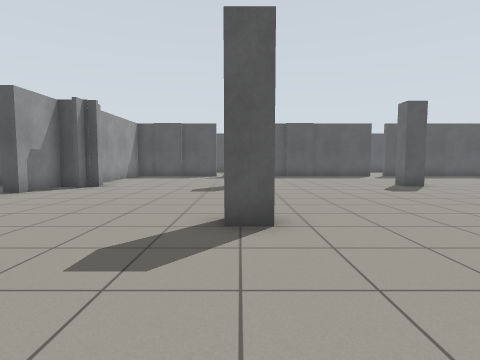
view 1 (above)

24 first-person views from a walk through a Gazebo world. The camera is 0.94 m above the floor, tilts 4° down and sees 80° across. The floor is counted in squares, 1 m on a side. Each view is taken from the middle of a square. On the plan, view 1 faces up. The plan holds only what a view shows up to about 11 squares ahead; the rest is blank.

view 2
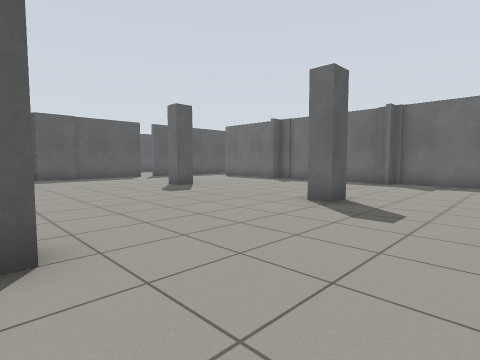

view 3
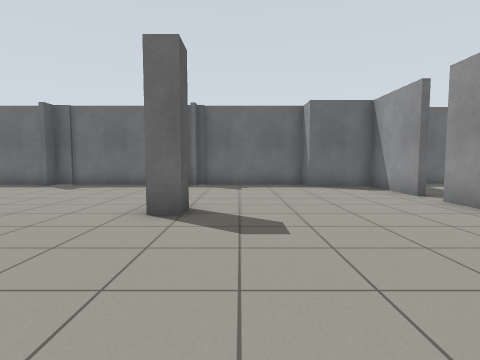

view 4
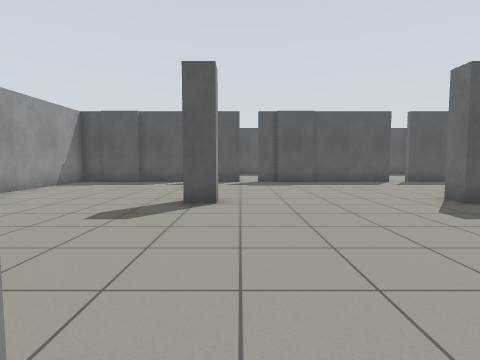

view 5
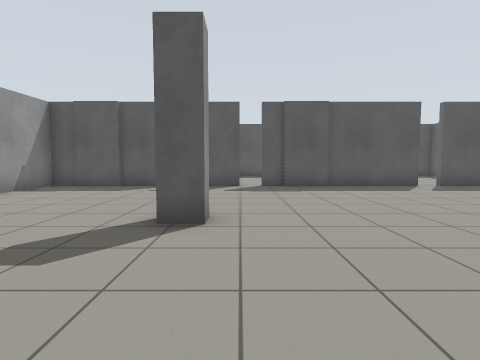

view 6
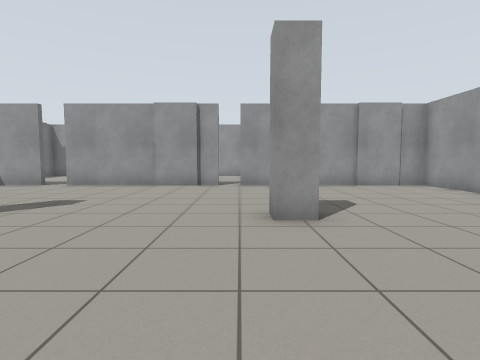

view 7
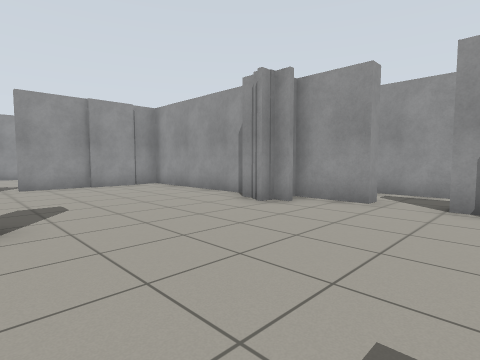

view 8
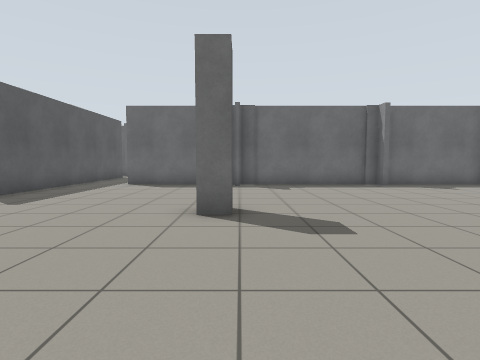

view 9
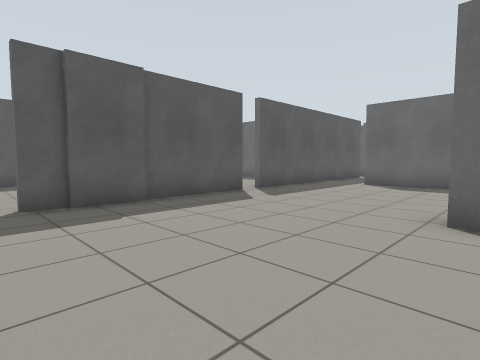

view 10
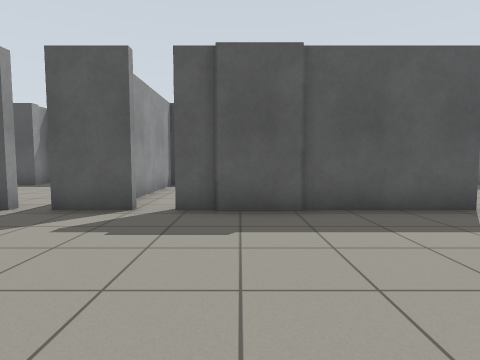

view 11
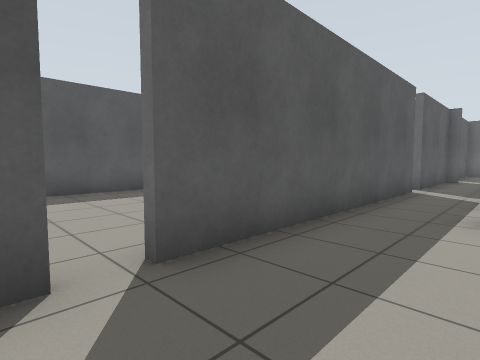

view 12
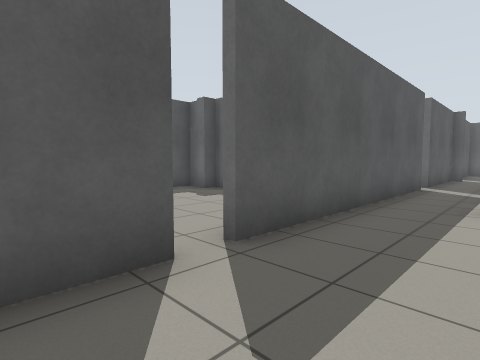

view 13
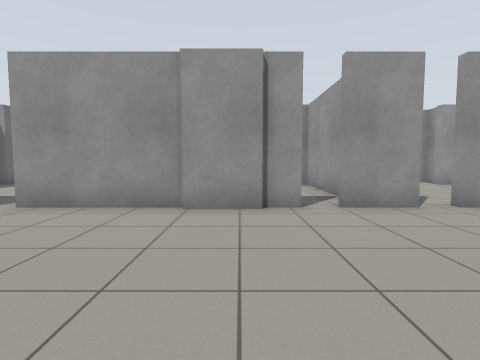

view 14
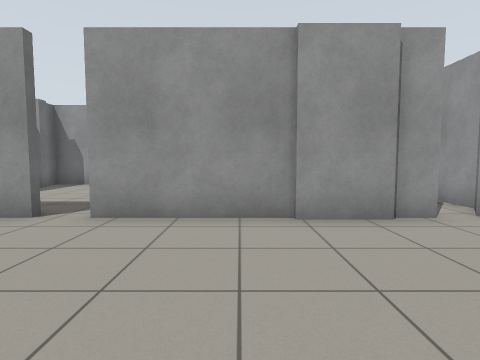

view 15
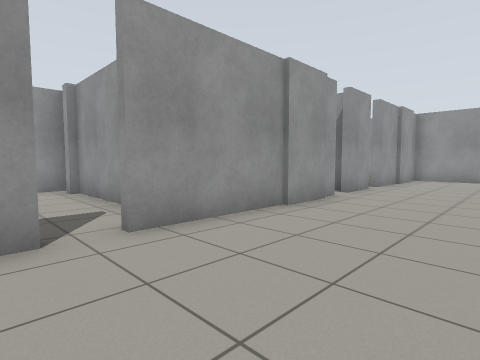

view 16
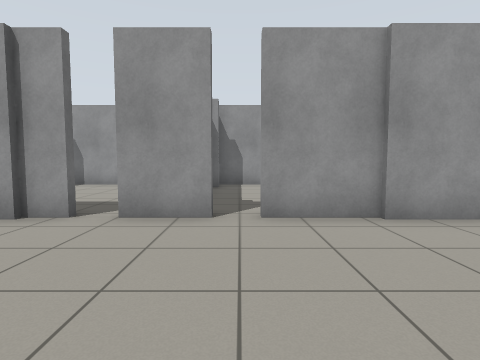

view 17
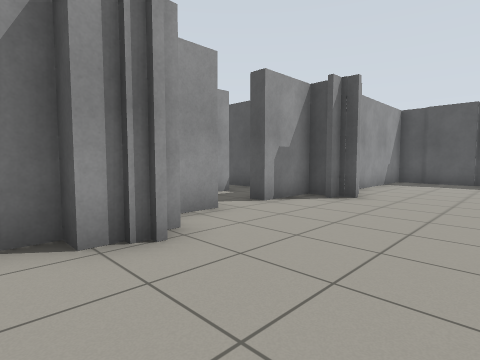

view 18
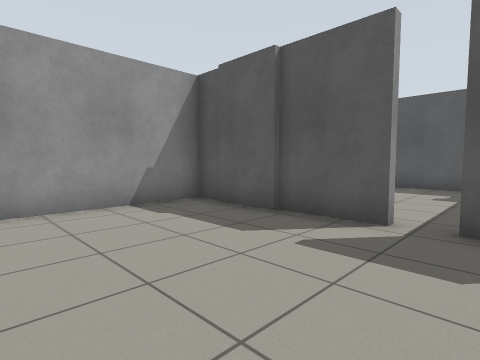

view 19
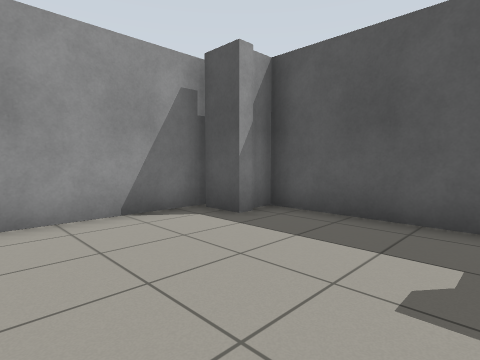

view 20
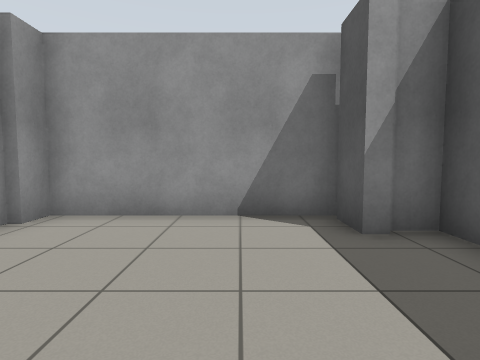

view 21
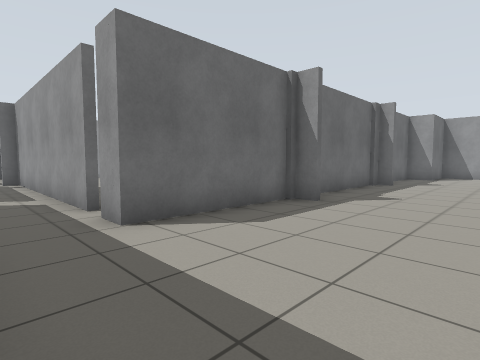

view 22
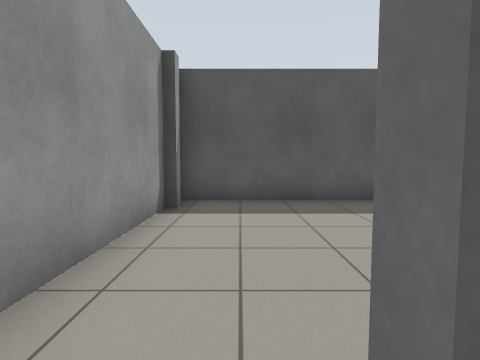

view 23
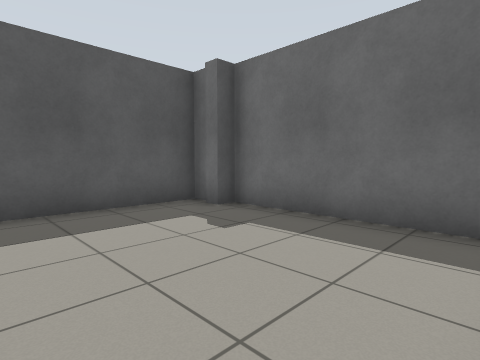

view 24
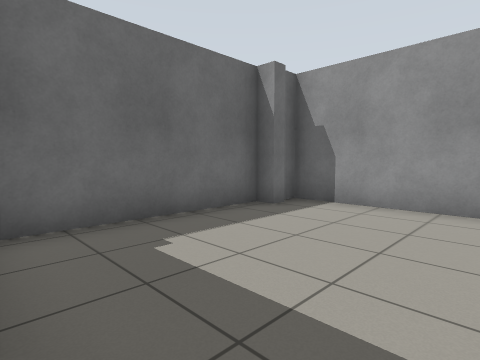

### Floor plan
Points are (right, up) in squares from view 1. A wall is a line through its corners. A room is listed if a view was taken in it or the views show most of it. See-through windows are left out.
Room 1 (views 1, 2, 3, 4, 5, 6, 7, 8, 9, 10, 11, 12, 13, 14, 15, 16, 17, 18, 21, 22, 24)
walls: (-0.2, 4.6) (0.4, 4.6) (0.4, 4) (-0.2, 4); (0.4, 10.8) (0.4, 10.1) (-0.2, 10.1); (6.6, 4) (5.9, 4) (5.9, 4.6); (6.6, 10.1) (5.9, 10.1) (5.9, 10.8); (-5.2, 5.2) (-5.2, 4.8); (-4.9, 10.1) (-5.2, 10.1) (-5.2, 9.5); (-5.2, 4.6) (-5.2, 3.8); (-5.1, 4) (-5.8, 4) (-5.8, -1.6) (-1.2, -1.6); (1.8, -1.6) (7.5, -1.6); (11.2, 10.2) (12.1, 10.2) (12.1, 14.3) (12.9, 14.3); (-5.6, 10.1) (-6.3, 10.1) (-6.3, 8.1); (-0.6, -1.6) (1, -1.6); (12.1, 4.8) (12.1, 10.1) (11.2, 10.1); (1, 16.3) (-0.6, 16.3); (-6.8, 6.7) (-6.3, 6.7) (-6.3, 4.8) (-4.9, 4.8); (8.4, -1.6) (11, -1.6) (11, 0.6) (12.1, 0.6) (12.1, 4.6); (-1.2, 16.3) (-5.8, 16.3) (-5.8, 12); (7.5, 16.3) (1.8, 16.3); (13.6, 14.3) (21.4, 14.3) (21.4, 14.9); (16.5, 16.3) (8.2, 16.3); (20.4, 16.3) (17.2, 16.3)
ways out: opening at (-1, 16) to room 2; opening at (8, 16) to room 3; opening at (8, -2) to room 4; opening at (-7, 7.5); opening at (-1, -2); opening at (17, 16); gap at (2, -2)
Room 2 (views 19, 20)
walls: (-4.6, 22) (-4.6, 21.5) (-5.6, 21.5); (-1.2, 22.6) (-4.7, 22.6) (-4.7, 21.9); (-5.8, 21.9) (-5.8, 16.8) (-5.1, 16.8)
ways out: opening at (-1, 16) to room 1
Room 3 (view 23)
walls: (6.5, 21.6) (6.5, 17.6); (6.8, 22) (6.8, 21.5); (11.8, 21.5) (11.8, 22); (12.4, 17.2) (12.4, 21.5); (12.1, 22.1) (12.1, 22.6) (6.5, 22.6)
ways out: opening at (8, 16) to room 1
Room 4 (no view inside)
walls: (6.5, -4) (6.5, -6.9); (6.8, -6.8) (6.8, -7.2); (11.8, -7.2) (11.8, -6.8) (12.4, -6.8) (12.4, -2.2); (6.5, -7.9) (12.1, -7.9)
ways out: opening at (8, -2) to room 1

Where each view was taken, in squares from view 1:
view 1: 0 up, 0 right, facing up
view 2: 1 up, 0 right, facing up-right
view 3: 3 up, 1 right, facing right
view 4: 4 up, 1 right, facing up
view 5: 6 up, 1 right, facing up
view 6: 9 up, 1 right, facing down
view 7: 9 up, 0 right, facing down-left
view 8: 10 up, 1 right, facing right
view 9: 10 up, 1 right, facing up-right
view 10: 11 up, 3 right, facing up
view 11: 14 up, 7 right, facing up-right
view 12: 14 up, 6 right, facing up-right
view 13: 4 up, 3 right, facing down
view 14: 3 up, 5 right, facing down
view 15: 2 up, 9 right, facing down-left
view 16: 3 up, 1 left, facing down
view 17: 3 up, 2 left, facing up-left
view 18: 12 up, 0 right, facing up-left
view 19: 18 up, 1 left, facing up-left
view 20: 20 up, 1 left, facing left
view 21: 16 up, 8 right, facing down-right
view 22: 16 up, 8 right, facing up
view 23: 17 up, 8 right, facing up-right
view 24: 2 down, 8 right, facing down-right
